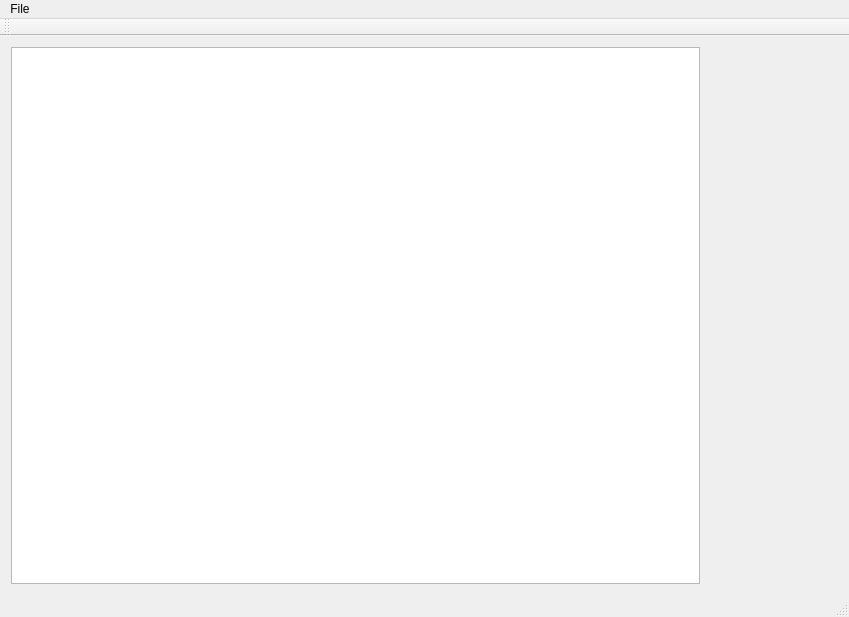
<?xml version="1.0" encoding="UTF-8"?>
<ui version="4.0">
 <class>MainWindow</class>
 <widget class="QMainWindow" name="MainWindow">
  <property name="geometry">
   <rect>
    <x>0</x>
    <y>0</y>
    <width>849</width>
    <height>617</height>
   </rect>
  </property>
  <property name="windowTitle">
   <string>MainWindow</string>
  </property>
  <widget class="QWidget" name="centralWidget">
   <layout class="QGridLayout" name="gridLayout">
    <item row="0" column="0">
     <layout class="QHBoxLayout" name="horizontalLayout_2" stretch="5,1">
      <property name="sizeConstraint">
       <enum>QLayout::SetMaximumSize</enum>
      </property>
      <item>
       <widget class="QListWidget" name="listWidget">
        <property name="sizePolicy">
         <sizepolicy hsizetype="Expanding" vsizetype="Expanding">
          <horstretch>100</horstretch>
          <verstretch>100</verstretch>
         </sizepolicy>
        </property>
        <property name="autoFillBackground">
         <bool>false</bool>
        </property>
        <property name="verticalScrollBarPolicy">
         <enum>Qt::ScrollBarAsNeeded</enum>
        </property>
        <property name="horizontalScrollBarPolicy">
         <enum>Qt::ScrollBarAsNeeded</enum>
        </property>
        <property name="sizeAdjustPolicy">
         <enum>QAbstractScrollArea::AdjustToContentsOnFirstShow</enum>
        </property>
        <property name="movement">
         <enum>QListView::Snap</enum>
        </property>
        <property name="isWrapping" stdset="0">
         <bool>true</bool>
        </property>
        <property name="resizeMode">
         <enum>QListView::Adjust</enum>
        </property>
        <property name="layoutMode">
         <enum>QListView::Batched</enum>
        </property>
        <property name="spacing">
         <number>5</number>
        </property>
        <property name="viewMode">
         <enum>QListView::IconMode</enum>
        </property>
        <property name="uniformItemSizes">
         <bool>false</bool>
        </property>
       </widget>
      </item>
      <item>
       <layout class="QVBoxLayout" name="verticalLayout"/>
      </item>
     </layout>
    </item>
   </layout>
  </widget>
  <widget class="QMenuBar" name="menuBar">
   <property name="geometry">
    <rect>
     <x>0</x>
     <y>0</y>
     <width>849</width>
     <height>21</height>
    </rect>
   </property>
   <widget class="QMenu" name="menuFile">
    <property name="title">
     <string>File</string>
    </property>
    <addaction name="actionLoad_file"/>
    <addaction name="separator"/>
    <addaction name="actionClose"/>
   </widget>
   <addaction name="menuFile"/>
  </widget>
  <widget class="QToolBar" name="mainToolBar">
   <attribute name="toolBarArea">
    <enum>TopToolBarArea</enum>
   </attribute>
   <attribute name="toolBarBreak">
    <bool>false</bool>
   </attribute>
  </widget>
  <widget class="QStatusBar" name="statusBar"/>
  <action name="actionLoad_file">
   <property name="text">
    <string>Load file</string>
   </property>
  </action>
  <action name="actionClose">
   <property name="text">
    <string>Close</string>
   </property>
  </action>
 </widget>
 <layoutdefault spacing="6" margin="11"/>
 <resources/>
 <connections/>
</ui>
